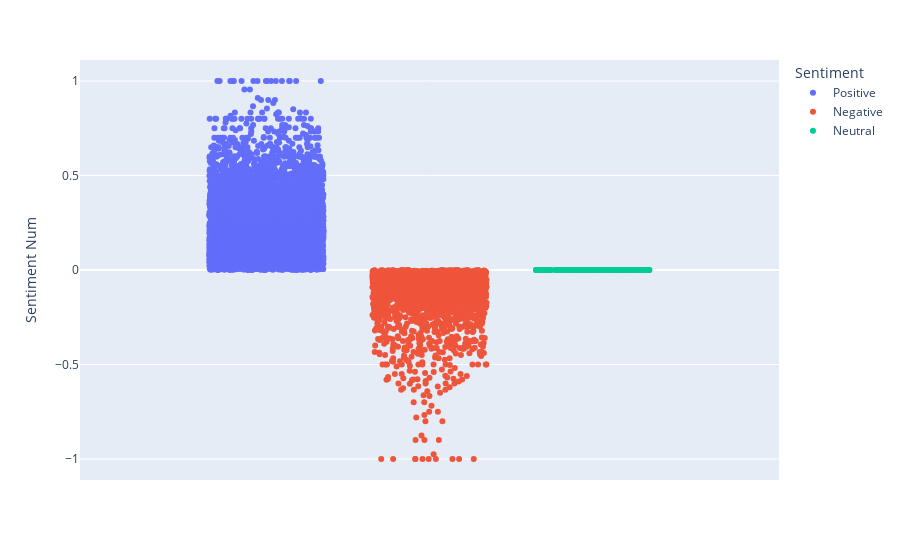

Here is the notebook cell this chart was saved with:
### Code cell
px.strip(df, y = "Sentiment Num", color = "Sentiment").update_traces(jitter=1)

### Figure 1 — Plotly figure (JSON) as saved in the notebook; plotly's stock layout.template omitted (floating-point values rounded to 4 significant figures; data arrays with more than 128 entries replaced by an {"elided": "..."} marker saying what was removed)
{"data": [{"alignmentgroup": "True", "boxpoints": "all", "fillcolor": "rgba(255,255,255,0)", "hoveron": "points", "hovertemplate": "Sentiment=Positive<br>Sentiment Num=%{y}<extra></extra>", "jitter": 1, "legendgroup": "Positive", "line": {"color": "rgba(255,255,255,0)"}, "marker": {"color": "#636efa"}, "name": "Positive", "offsetgroup": "Positive", "orientation": "v", "pointpos": 0, "showlegend": true, "type": "box", "x0": " ", "xaxis": "x", "y": {"elided": "7739 float values"}, "y0": " ", "yaxis": "y"}, {"alignmentgroup": "True", "boxpoints": "all", "fillcolor": "rgba(255,255,255,0)", "hoveron": "points", "hovertemplate": "Sentiment=Negative<br>Sentiment Num=%{y}<extra></extra>", "jitter": 1, "legendgroup": "Negative", "line": {"color": "rgba(255,255,255,0)"}, "marker": {"color": "#EF553B"}, "name": "Negative", "offsetgroup": "Negative", "orientation": "v", "pointpos": 0, "showlegend": true, "type": "box", "x0": " ", "xaxis": "x", "y": {"elided": "2112 float values"}, "y0": " ", "yaxis": "y"}, {"alignmentgroup": "True", "boxpoints": "all", "fillcolor": "rgba(255,255,255,0)", "hoveron": "points", "hovertemplate": "Sentiment=Neutral<br>Sentiment Num=%{y}<extra></extra>", "jitter": 1, "legendgroup": "Neutral", "line": {"color": "rgba(255,255,255,0)"}, "marker": {"color": "#00cc96"}, "name": "Neutral", "offsetgroup": "Neutral", "orientation": "v", "pointpos": 0, "showlegend": true, "type": "box", "x0": " ", "xaxis": "x", "y": {"elided": "149 int values"}, "y0": " ", "yaxis": "y"}], "layout": {"boxmode": "group", "legend": {"title": {"text": "Sentiment"}, "tracegroupgap": 0}, "margin": {"t": 60}, "xaxis": {"anchor": "y", "domain": [0, 1]}, "yaxis": {"anchor": "x", "domain": [0, 1], "title": {"text": "Sentiment Num"}}}}
